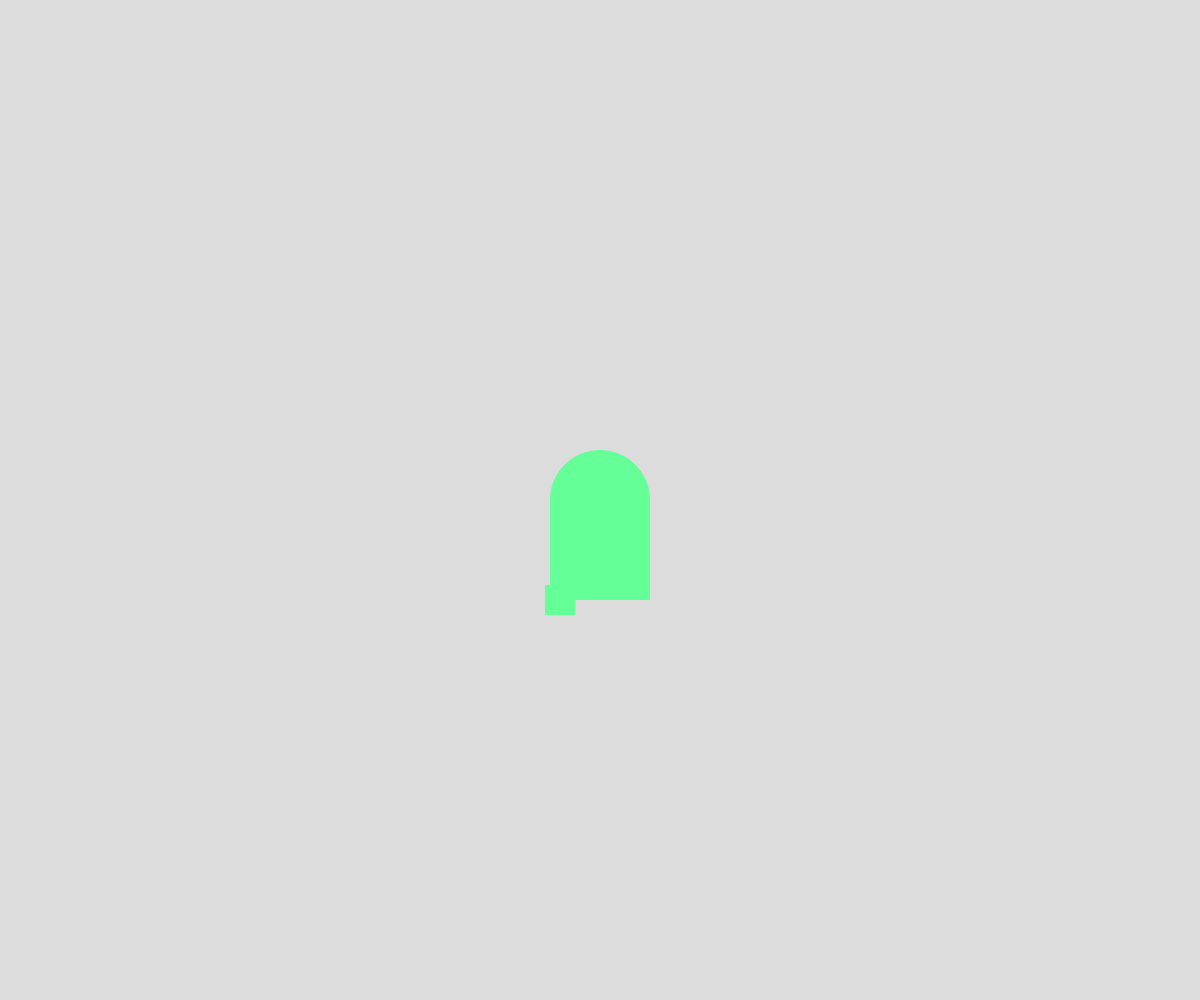
Frame 1 (no input)
Frame 60 (no input): identical to frame 1, image omitted
Frame 120 (the mouse pressed at the canvas centre since frame 60): identical to frame 1, image omitted

The p5.js sketch that drew this single still picture (run headless with seeded random() and noise() and a simulated clock; from frame 60 on, the mouse is pressed at the canvas centre):

// p5.js sketch
// ── sketch.js
// Project Title
// Your Name
// Date
//
// Extra for Experts:
// - describe what you did to take this project "above and beyond"


function setup() {
  createCanvas(windowWidth, windowHeight);
  rectMode(CENTER);
}

function draw() {
  background(220);
  noStroke()

  fill(100, 255, 150);
  circle(width/2,height/2,100);
  rect(width/2,height/2+50,100);
  rect(width/2-40,height/2+100,30)

}
